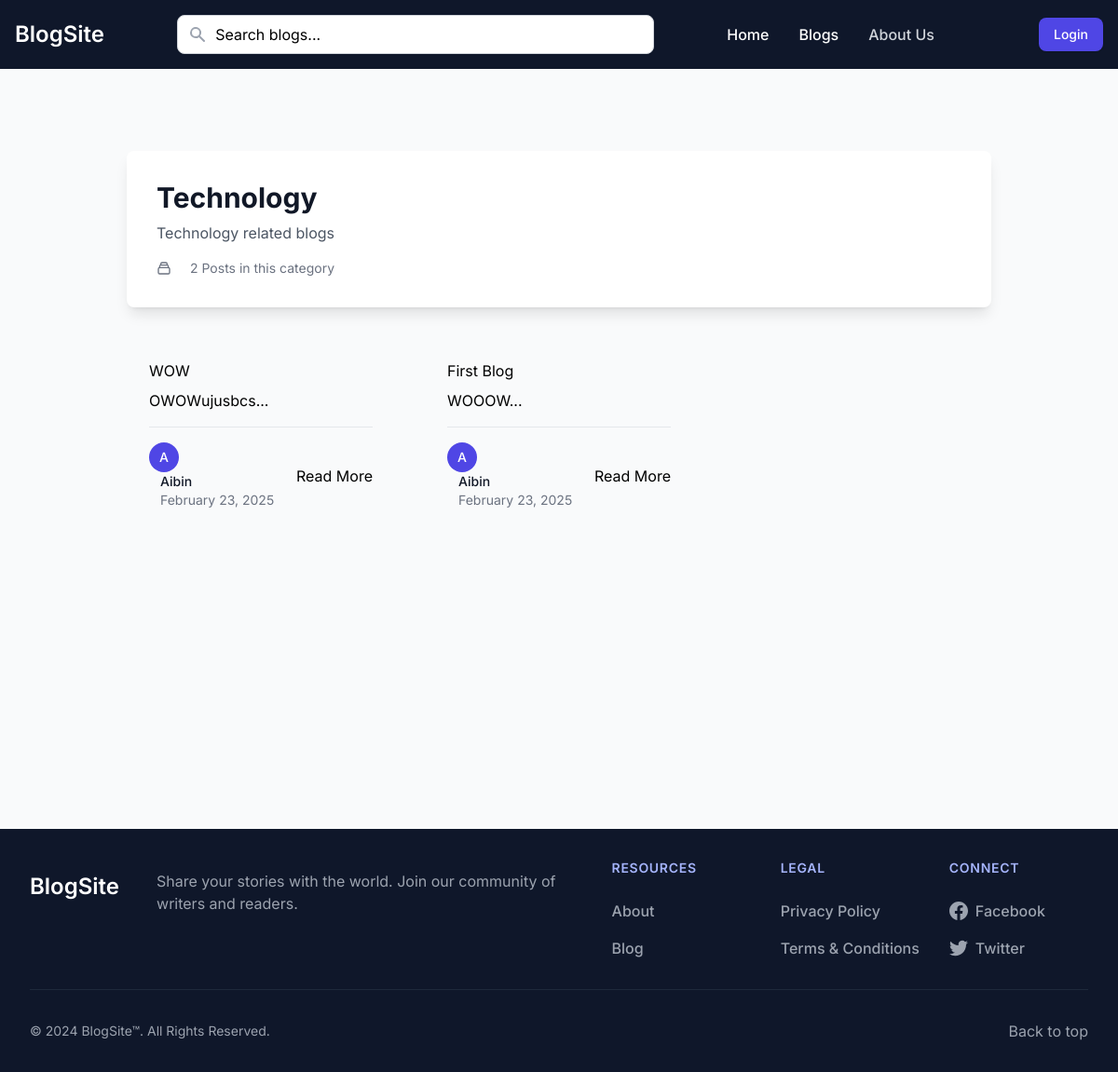
The page /category/1 on the database as committed earlier.
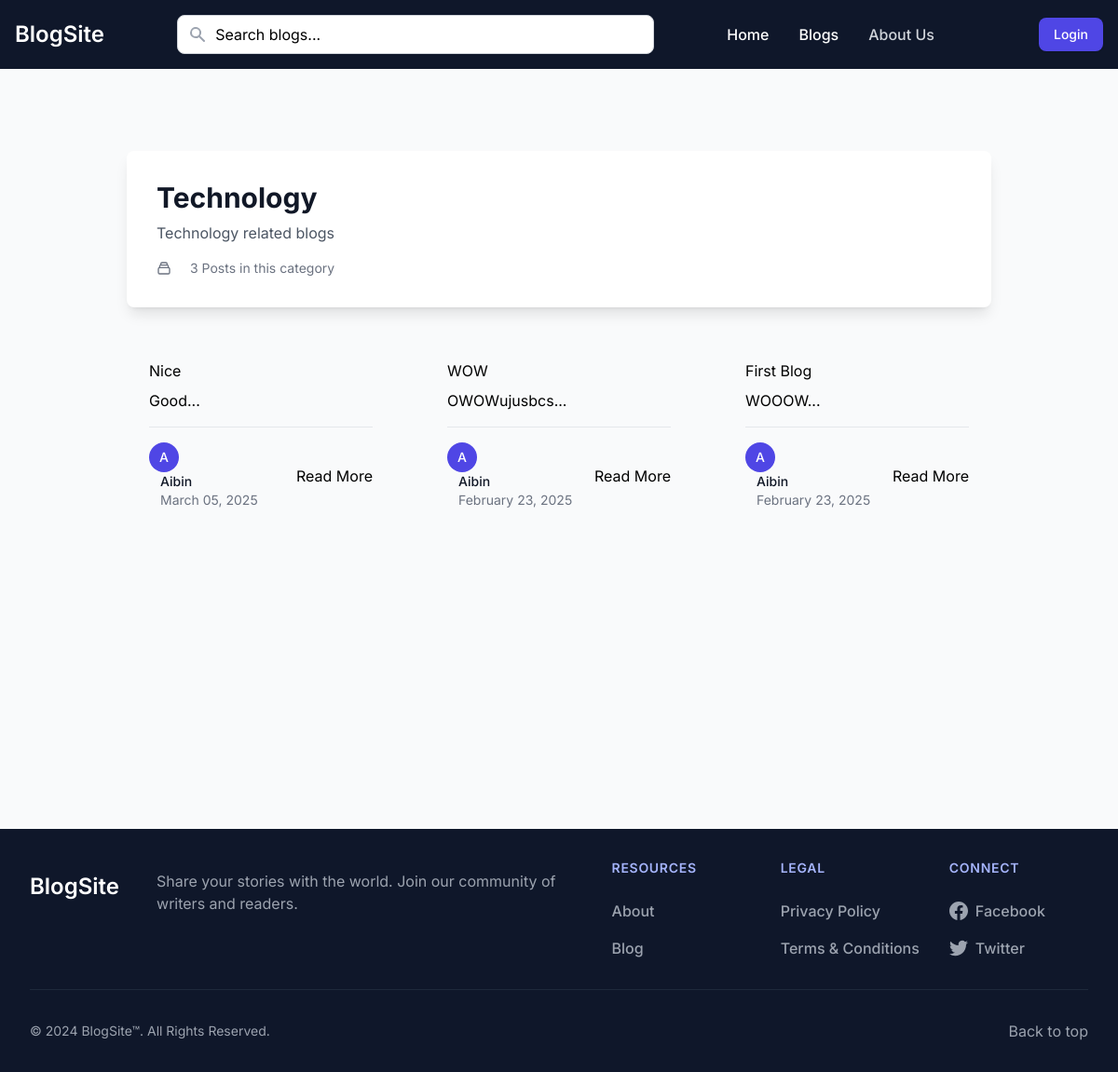
The same page on the database as committed later.
### app.py (models this page shows, shortened)
class Blog(db.Model):
    id = db.Column(db.Integer, primary_key=True)
    title = db.Column(db.String(200), nullable=False)
    content = db.Column(db.Text, nullable=False)
    author_id = db.Column(db.Integer, db.ForeignKey('user.id'), nullable=False)
    category_id = db.Column(db.Integer, db.ForeignKey('category.id'), nullable=False)
    status = db.Column(db.String(20), default='draft')
    moderation_status = db.Column(db.String(20), default='pending')
    moderation_comment = db.Column(db.Text)
    moderated_by = db.Column(db.Integer, db.ForeignKey('user.id'))
    moderated_at = db.Column(db.DateTime)
    created_at = db.Column(db.DateTime, default=datetime.utcnow)
    updated_at = db.Column(db.DateTime, default=datetime.utcnow, onupdate=datetime.utcnow)
    comments = db.relationship('Comment', backref='blog', lazy=True)
    likes = db.relationship('Like', backref='blog', lazy=True)
    author = db.relationship('User', foreign_keys=[author_id], backref='blogs')
    moderator = db.relationship('User', foreign_keys=[moderated_by], backref='moderated_blogs')

class User(UserMixin, db.Model):
    id = db.Column(db.Integer, primary_key=True)
    name = db.Column(db.String(100), nullable=False)
    email = db.Column(db.String(120), unique=True, nullable=False)
    password = db.Column(db.String(200), nullable=False)
    is_admin = db.Column(db.Boolean, default=False)
    created_at = db.Column(db.DateTime, nullable=False, default=datetime.utcnow)
    updated_at = db.Column(db.DateTime, default=datetime.utcnow, onupdate=datetime.utcnow)

### app.py (the view)
@app.route('/category/<int:category_id>')
def category_view(category_id):
    page = request.args.get('page', 1, type=int)
    category = Category.query.get_or_404(category_id)
    query = Blog.query.filter_by(category_id=category_id, status='published')\
        .order_by(Blog.created_at.desc())
    total_posts = query.count()
    total_pages = ceil(total_posts / app.config['POSTS_PER_PAGE'])
    blogs = query.offset((page - 1) * app.config['POSTS_PER_PAGE'])\
        .limit(app.config['POSTS_PER_PAGE']).all()
    return render_template('category.html',
                         category=category,
                         blogs=blogs,
                         current_page=page,
                         total_pages=total_pages,
                         user=current_user)

### app.py (called while the page is built)
@app.context_processor
def utility_processor():
    return {
        'POSTS_PER_PAGE': app.config['POSTS_PER_PAGE'],
        'min': min  # Make min() function available in templates
    }

### templates/category.html (shortened to what this page needs)
{% extends "base.html" %}
{% block content %}
<div class="max-w-7xl mx-auto px-4 sm:px-6 lg:px-8 my-10">
    <div class="bg-white rounded-lg shadow-lg p-8 mb-8 animate-fade-in">
        <h1 class="text-3xl font-bold text-gray-900">{{ category.name }}</h1>
        {% if category.description %}
        <p class="mt-2 text-gray-600">{{ category.description }}</p>
        {% endif %}
        <div class="mt-4 flex items-center text-sm text-gray-500 space-x-4">
            <svg class="w-4 h-4 mr-1" fill="none" stroke="currentColor" viewBox="0 0 24 24">
                <path stroke-linecap="round" stroke-linejoin="round" stroke-width="2" d="M19 11H5m14 0a2 2 0 012 2v6a2 2 0 01-2 2H5a2 2 0 01-2-2v-6a2 2 0 012-2m14 0V9a2 2 0 00-2-2M5 11V9a2 2 0 012-2m0 0V5a2 2 0 012-2h6a2 2 0 012 2v2M7 7h10"></path>
            </svg>
            <span>{{ blogs|length }} Posts in this category</span>
        </div>
    </div>
    <div class="grid grid-cols-1 md:grid-cols-2 lg:grid-cols-3 gap-8">
        {% for blog in blogs %}
        <div class="blog-card animate-fade-in" style="animation-delay: {{ loop.index0 * 0.1 }}s">
            <div class="p-6">
                <a href="{{ url_for('view_blog', blog_id=blog.id) }}" class="group block">
                    <h3 class="blog-card-title mb-2">{{ blog.title }}</h3>
                    <p class="blog-card-content mb-4">{{ blog.content[:150]|striptags }}...</p>
                </a>
                <div class="mt-4 flex items-center justify-between border-t pt-4">
                    <div class="blog-card-author">
                        <div class="flex-shrink-0">
                            <div class="h-8 w-8 rounded-full bg-indigo-600 flex items-center justify-center">
                                <span class="text-white font-medium text-sm">{{ blog.author.name[:1] }}</span>
                            </div>
                        </div>
                        <div class="ml-3">
                            <p class="text-sm font-medium text-gray-900">{{ blog.author.name }}</p>
                            <p class="text-sm text-gray-500">{{ blog.created_at.strftime('%B %d, %Y') }}</p>
                        </div>
                    </div>
                    <a href="{{ url_for('view_blog', blog_id=blog.id) }}" class="btn btn-primary">
                        Read More
                    </a>
                </div>
            </div>
        </div>
        {% endfor %}
    </div>
</div>
{% endblock %}

Rows that differ between the two databases and show on the page:
added Blog: title "Nice", content "Good", author "A", author.name "Aibin", created_at "March 05, 2025"
Other text that changed with them:
{{ blogs|length }}: "2" → "3"
